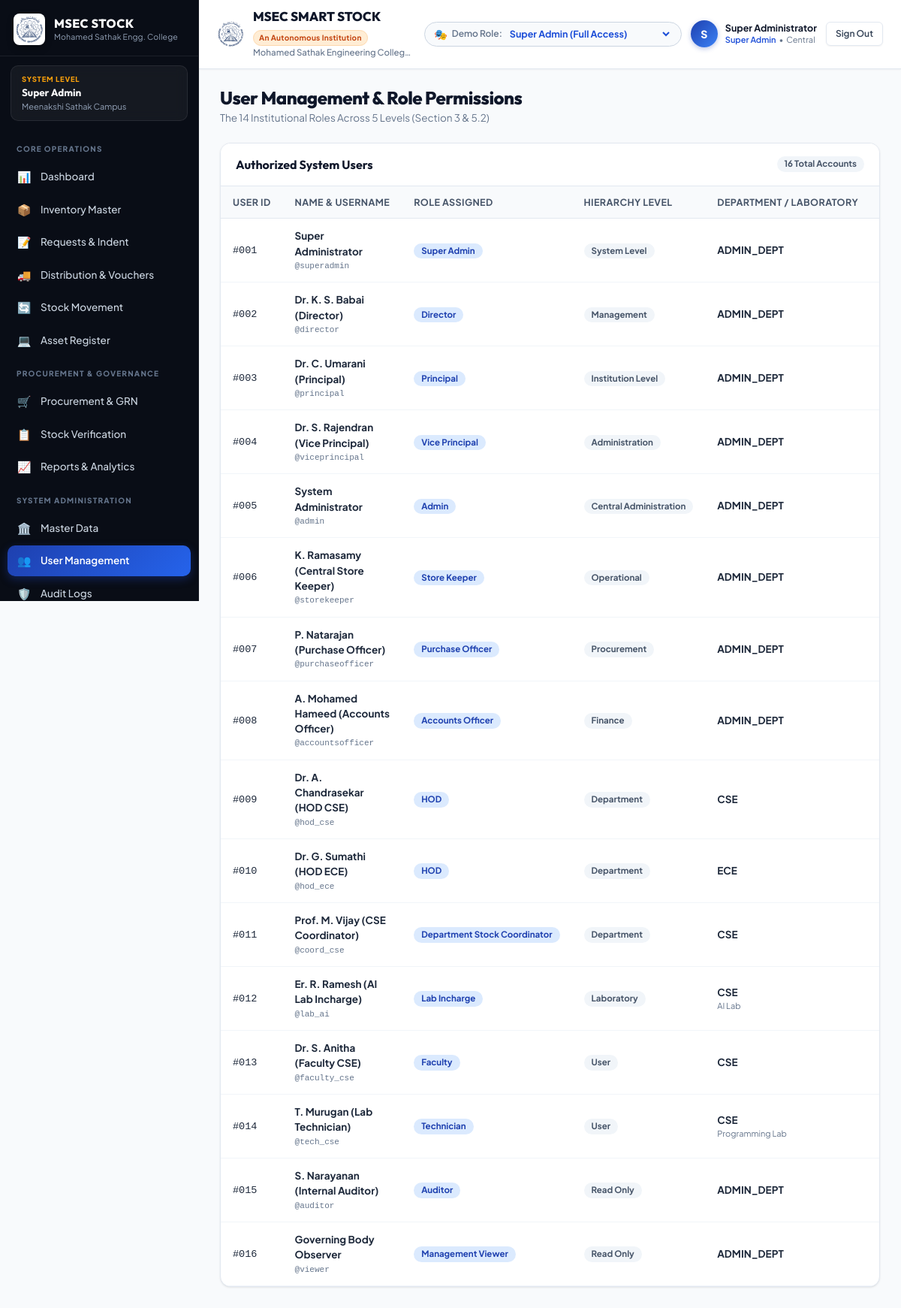
Screenshot of /index.php?route=admin_users (signed in) with the database file from the repository.
### tables this page shows
CREATE TABLE users (
                id INTEGER PRIMARY KEY AUTOINCREMENT,
                username VARCHAR(100) NOT NULL UNIQUE,
                password_hash VARCHAR(255) NOT NULL,
                full_name VARCHAR(150) NOT NULL,
                email VARCHAR(150) NOT NULL UNIQUE,
                phone VARCHAR(50),
                role_key VARCHAR(50) NOT NULL,
                dept_id INT NULL,
                lab_id INT NULL,
                status VARCHAR(50) DEFAULT 'Active',
                created_at DATETIME DEFAULT (datetime('now', 'localtime'))
            );

CREATE TABLE departments (
                id INTEGER PRIMARY KEY AUTOINCREMENT,
                org_id INT DEFAULT 1,
                code VARCHAR(50) NOT NULL UNIQUE,
                name VARCHAR(255) NOT NULL,
                hod_user_id INT NULL,
                created_at DATETIME DEFAULT (datetime('now', 'localtime'))
            );

CREATE TABLE laboratories (
                id INTEGER PRIMARY KEY AUTOINCREMENT,
                dept_id INT NOT NULL,
                code VARCHAR(50) NOT NULL,
                name VARCHAR(255) NOT NULL,
                incharge_user_id INT NULL,
                location VARCHAR(255),
                created_at DATETIME DEFAULT (datetime('now', 'localtime'))
            );

### views/admin/users.php (the view, shortened to what this page needs)
<?php
$pdo = Database::getInstance();
$users = $pdo->query("SELECT u.*, d.name as dept_name, d.code as dept_code, l.name as lab_name
                      FROM users u
                      LEFT JOIN departments d ON u.dept_id = d.id
                      LEFT JOIN laboratories l ON u.lab_id = l.id
                      ORDER BY u.id ASC")->fetchAll();
?>
<div class="page-header">
    <div>
        <h2 class="page-title">User Management & Role Permissions</h2>
        <div class="page-desc">The 14 Institutional Roles Across 5 Levels (Section 3 & 5.2)</div>
    </div>
</div>
<div class="card">
    <div class="card-header">
        <div class="card-title">Authorized System Users</div>
        <span class="badge badge-neutral"><?= count($users) ?> Total Accounts</span>
    </div>
    <div class="card-body" style="padding: 0;">
        <div class="data-table-container">
            <table class="data-table">
                <thead>
                    <tr>
                        <th>User ID</th>
                        <th>Name & Username</th>
                        <th>Role Assigned</th>
                        <th>Hierarchy Level</th>
                        <th>Department / Laboratory</th>
                        <th>Email & Phone</th>
                    </tr>
                </thead>
                <tbody>
                    <?php foreach ($users as $u):
                        $roleInfo = ROLES[$u['role_key']] ?? ['name' => $u['role_key'], 'level' => 'General'];
                    ?>
                        <tr>
                            <td><code>#<?= str_pad($u['id'], 3, '0', STR_PAD_LEFT) ?></code></td>
                            <td>
                                <strong><?= htmlspecialchars($u['full_name']) ?></strong>
                                <div style="font-size: 11px; color: #64748b;"><code>@<?= htmlspecialchars($u['username']) ?></code></div>
                            </td>
                            <td><span class="badge badge-primary"><?= htmlspecialchars($roleInfo['name']) ?></span></td>
                            <td><span class="badge badge-neutral"><?= htmlspecialchars($roleInfo['level']) ?></span></td>
                            <td>
                                <strong><?= htmlspecialchars($u['dept_code'] ?? 'Central') ?></strong>
                                <?php if (!empty($u['lab_name'])): ?>
                                    <div style="font-size: 11px; color: #64748b;"><?= htmlspecialchars($u['lab_name']) ?></div>
                                <?php endif; ?>
                            </td>
                            <td>
                            </td>
                        </tr>
                    <?php endforeach; ?>
                </tbody>
            </table>
        </div>
    </div>
</div>

### public/css/style.css (style rules this page uses)
:root { --primary: #1d4ed8; --primary-light: #3b82f6; --primary-dark: #1e3a8a; --primary-gradient: linear-gradient(135deg, #1e40af 0%, #3b82f6 100%); --gold: #d97706; --gold-light: #f59e0b; --gold-gradient: linear-gradient(135deg, #d97706 0%, #fbbf24 100%); --success: #10b981; --success-light: #dcfce7; --success-text: #15803d; --warning: #f59e0b; --warning-light: #fef3c7; --warning-text: #b45309; --danger: #ef4444; --danger-light: #fee2e2; --danger-text: #b91c1c; --info: #0284c7; --info-light: #e0f2fe; --info-text: #0369a1; --bg-body: #f8fafc; --bg-surface: #ffffff; --bg-sidebar: #090d16; --bg-sidebar-card: rgba(255, 255, 255, 0.05); --bg-sidebar-hover: rgba(255, 255, 255, 0.08); --bg-sidebar-active: linear-gradient(135deg, #1e40af, #2563eb); --text-main: #0f172a; --text-muted: #64748b; --text-light: #f8fafc; --text-sidebar: #94a3b8; --border-color: #e2e8f0; --border-focus: #60a5fa; --shadow-xs: 0 1px 2px 0 rgb(0 0 0 / 0.05); --shadow-sm: 0 1px 3px 0 rgb(0 0 0 / 0.07), 0 1px 2px -1px rgb(0 0 0 / 0.07); --shadow-md: 0 4px 6px -1px rgb(0 0 0 / 0.08), 0 2px 4px -2px rgb(0 0 0 / 0.06); --shadow-lg: 0 10px 15px -3px rgb(0 0 0 / 0.08), 0 4px 6px -4px rgb(0 0 0 / 0.04); --shadow-xl: 0 20px 25px -5px rgb(0 0 0 / 0.1), 0 8px 10px -6px rgb(0 0 0 / 0.06); --shadow-glow: 0 0 20px -3px rgba(37, 99, 235, 0.3); --radius-sm: 6px; --radius-md: 10px; --radius-lg: 14px; --radius-xl: 20px; --radius-full: 9999px; --font-sans: 'Plus Jakarta Sans', -apple-system, BlinkMacSystemFont, sans-serif; --font-heading: 'Outfit', sans-serif; }
*, *::before, *::after { box-sizing: border-box; margin: 0; padding: 0; }
html, body { height: 100%; }
body { font-family: var(--font-sans); background-color: var(--bg-body); color: var(--text-main); line-height: 1.5; -webkit-font-smoothing: antialiased; -moz-osx-font-smoothing: grayscale; overflow-x: hidden; }
.page-header { display: flex; align-items: center; justify-content: space-between; margin-bottom: 22px; gap: 16px; flex-wrap: wrap; }
.page-title { font-family: var(--font-heading); font-size: 24px; font-weight: 800; color: #0f172a; letter-spacing: -0.5px; line-height: 1.2; }
.page-desc { font-size: 13.5px; color: var(--text-muted); margin-top: 3px; }
.card { background: var(--bg-surface); border-radius: var(--radius-lg); border: 1px solid var(--border-color); box-shadow: var(--shadow-sm); margin-bottom: 22px; overflow: hidden; }
.card-header { padding: 16px 20px; border-bottom: 1px solid var(--border-color); display: flex; align-items: center; justify-content: space-between; background: #ffffff; gap: 12px; flex-wrap: wrap; }
.card-title { font-family: var(--font-heading); font-size: 16px; font-weight: 700; color: #0f172a; }
.card-body { padding: 20px; }
.data-table-container { width: 100%; overflow-x: auto; -webkit-overflow-scrolling: touch; }
.data-table { width: 100%; min-width: 650px; border-collapse: collapse; font-size: 13.5px; text-align: left; }
.data-table th { background: #f8fafc; padding: 12px 16px; font-weight: 700; color: #475569; border-bottom: 1px solid var(--border-color); white-space: nowrap; font-size: 12.5px; text-transform: uppercase; letter-spacing: 0.4px; }
.data-table td { padding: 13px 16px; border-bottom: 1px solid #f1f5f9; color: #1e293b; vertical-align: middle; }
.badge { display: inline-flex; align-items: center; padding: 4px 10px; border-radius: var(--radius-full); font-size: 11.5px; font-weight: 700; line-height: 1.1; white-space: nowrap; }
.badge-neutral { background: #f1f5f9; color: #475569; }
.badge-primary { background: #dbeafe; color: #1e40af; }

### rows the page displays
users: id "001", full_name "Super Administrator", username "superadmin", role_key "Super Admin", role_key "System Level", departments.code "ADMIN_DEPT"
users: id "002", full_name "Dr. K. S. Babai (Director)", username "director", role_key "Director", role_key "Management", departments.code "ADMIN_DEPT"
users: id "003", full_name "Dr. C. Umarani (Principal)", username "principal", role_key "Principal", role_key "Institution Level", departments.code "ADMIN_DEPT"
users: id "004", full_name "Dr. S. Rajendran (Vice Principal)", username "viceprincipal", role_key "Vice Principal", role_key "Administration", departments.code "ADMIN_DEPT"
users: id "005", full_name "System Administrator", username "admin", role_key "Admin", role_key "Central Administration", departments.code "ADMIN_DEPT"
users: id "006", full_name "K. Ramasamy (Central Store Keeper)", username "storekeeper", role_key "Store Keeper", role_key "Operational", departments.code "ADMIN_DEPT"
users: id "007", full_name "P. Natarajan (Purchase Officer)", username "purchaseofficer", role_key "Purchase Officer", role_key "Procurement", departments.code "ADMIN_DEPT"
users: id "008", full_name "A. Mohamed Hameed (Accounts Officer)", username "accountsofficer", role_key "Accounts Officer", role_key "Finance", departments.code "ADMIN_DEPT"
users: id "009", full_name "Dr. A. Chandrasekar (HOD CSE)", username "hod_cse", role_key "HOD", role_key "Department", departments.code "CSE"
users: id "010", full_name "Dr. G. Sumathi (HOD ECE)", username "hod_ece", role_key "HOD", role_key "Department", departments.code "ECE"
users: id "011", full_name "Prof. M. Vijay (CSE Coordinator)", username "coord_cse", role_key "Department Stock Coordinator", role_key "Department", departments.code "CSE"
users: id "012", full_name "Er. R. Ramesh (AI Lab Incharge)", username "lab_ai", role_key "Lab Incharge", role_key "Laboratory", departments.code "CSE", laboratories.name "AI Lab"
users: id "013", full_name "Dr. S. Anitha (Faculty CSE)", username "faculty_cse", role_key "Faculty", role_key "User", departments.code "CSE"
users: id "014", full_name "T. Murugan (Lab Technician)", username "tech_cse", role_key "Technician", role_key "User", departments.code "CSE", laboratories.name "Programming Lab"
users: id "015", full_name "S. Narayanan (Internal Auditor)", username "auditor", role_key "Auditor", role_key "Read Only", departments.code "ADMIN_DEPT"
users: id "016", full_name "Governing Body Observer", username "viewer", role_key "Management Viewer", role_key "Read Only", departments.code "ADMIN_DEPT"

### other values shown
$roleLevel "SYSTEM LEVEL"
$roleName "Super Admin"
$user['dept_name'] "Meenakshi Sathak Campus"
APP_NAME "MSEC SMART STOCK"
APP_INSTITUTION_TAGLINE "An Autonomous Institution"
APP_INSTITUTION_FULL "Mohamed Sathak Engineering Colleg…"
substr($user['full_name'] ?? 'U', 0, 1) "S"
$user['full_name'] "Super Administrator"
$user['dept_code'] "Central"
count($users) "16"
